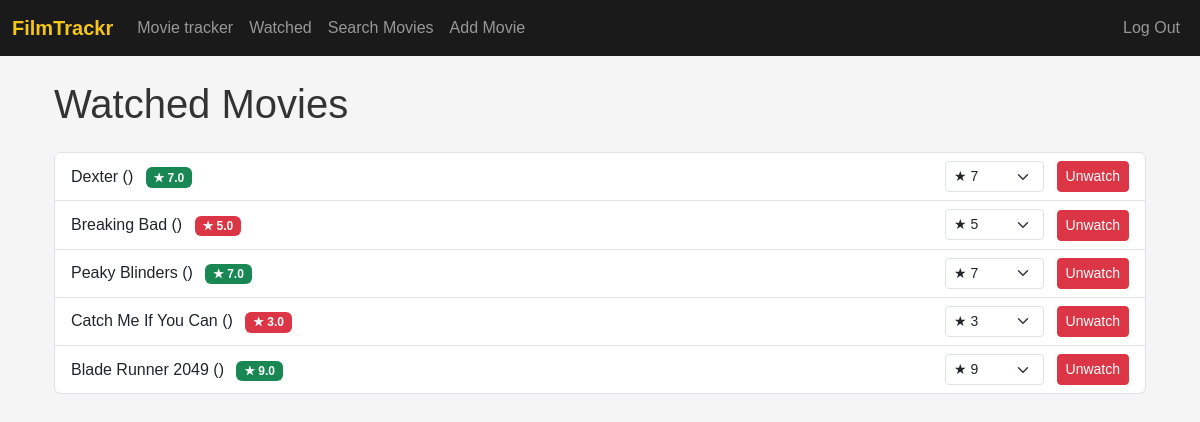
/watched (signed in), run on the app's committed database.
### tables this page shows
CREATE TABLE "watched_movies" (
    user_id  INTEGER NOT NULL,
    movie_id INTEGER NOT NULL,
    rating   REAL,
    PRIMARY KEY (user_id, movie_id),
    FOREIGN KEY (user_id) REFERENCES users(id),
    FOREIGN KEY (movie_id) REFERENCES movies(id)
);

CREATE TABLE movies (
        id           INTEGER PRIMARY KEY AUTOINCREMENT,
        title        TEXT    NOT NULL,
        genre        TEXT    NOT NULL,
        mood         TEXT    NOT NULL,
        description  TEXT,
        release_year INTEGER,
        rating       REAL
    , image_path   TEXT DEFAULT '_not-found.jpg');

### app.py (the view)
@app.route("/watched", methods=["GET"])
@login_required
def watched_movies():
    user_id = session["user_id"]
    watched_movies = db.execute(
        """
        SELECT m.id, m.title, wm.rating
          FROM movies m
          JOIN watched_movies wm ON m.id = wm.movie_id
         WHERE wm.user_id = ?;
        """,
        user_id,
    )
    return render_template("watched_movies.html", watched_movies=watched_movies)

### helpers.py (called while the page is built)
def login_required(f):
    @wraps(f)
    def decorated_function(*args, **kwargs):
        if session.get("user_id") is None:
            return redirect("/login")
        return f(*args, **kwargs)
    return decorated_function

### templates/watched_movies.html (shortened to what this page needs)
{% extends "layout.html" %}
{% block body %}
<div class="container mt-4">
    <h1 class="mb-4">Watched Movies</h1>
    {% if watched_movies %}
        <ul class="list-group">
            {% for movie in watched_movies %}
                <li class="list-group-item d-flex justify-content-between align-items-center">
                    <div>
                        <a href="/movie/{{ movie.id }}" class="text-decoration-none text-dark movie-title">{{ movie.title }} ({{ movie.release_year }})</a>
                        {% if movie.rating %}
                            <span class="badge
                                {% if movie.rating <= 5 %}bg-danger text-light
                                {% else %}bg-success text-light
                                {% endif %} ms-2">★ {{ movie.rating }}</span>
                        {% else %}
                            <span class="badge bg-secondary text-light ms-2">Not Rated</span>
                        {% endif %}
                    </div>
                    <div>
                        <form method="POST" action="/rate-movie" class="d-inline me-2">
                            <select class="form-select form-select-sm d-inline w-auto" name="rating" onchange="this.form.submit()">
                                {% for i in range(1, 11) %}
                                    <option value="{{ i }}" {% if movie.rating == i %}selected{% endif %}>★ {{ i }}</option>
                                {% endfor %}
                            </select>
                        </form>
                        <form method="POST" action="/mark-unwatched" class="d-inline">
                            <button type="submit" class="btn btn-sm btn-danger">Unwatch</button>
                        </form>
                    </div>
                </li>
            {% endfor %}
        </ul>
    {% else %}
        <p class="text-center text-muted">You haven't watched any movies yet.</p>
    {% endif %}
</div>
{% endblock %}

### templates/layout.html (style rules this page uses)
body { font-family: Arial, sans-serif; background-color: #f5f5f5; color: #333; }
.container { margin-top: 20px; }

### data on the page
watched_movies: title "Dexter", rating "7.0", rating "★ 7"
watched_movies: title "Breaking Bad", rating "5.0", rating "★ 5"
watched_movies: title "Peaky Blinders", rating "7.0", rating "★ 7"
watched_movies: title "Catch Me If You Can", rating "3.0", rating "★ 3"
watched_movies: title "Blade Runner 2049", rating "9.0", rating "★ 9"
